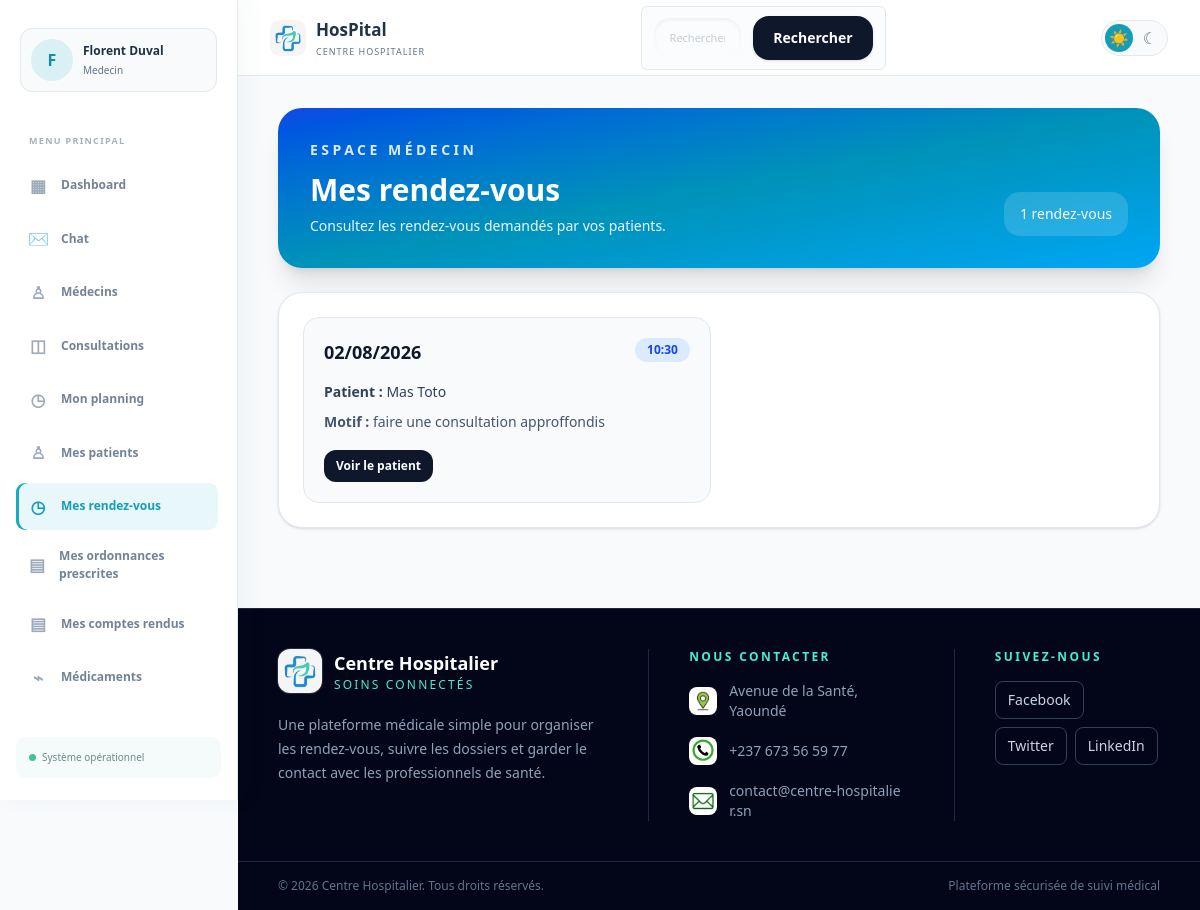
The page /rendez-vous/medecin/ (signed in) on the database its author committed.
### hopital/models.py (models this page shows, shortened)
class CustomUser(AbstractUser):
    ROLE_CHOICES = [
        ('user', 'Utilisateur'),
        ('medecin', 'Medecin'),
        ('admin', 'Administrateur'),
        ('secretaire', 'Secretaire'),
    ]
    role = models.CharField(max_length=20, choices=ROLE_CHOICES, default='user')
    nom = models.CharField(max_length=100, blank=True, null=True)
    prenom = models.CharField(max_length=100, blank=True, null=True)
    sexe = models.CharField(max_length=10, blank=True, null=True)
    telephone = models.CharField(max_length=20, blank=True, null=True)
    adresse = models.CharField(max_length=255, blank=True, default='')
    specialite = models.CharField(max_length=100, blank=True, default='')
    langues = models.CharField(max_length=255, blank=True, default='')
    photo_profil = models.ImageField(upload_to='profils/', blank=True, null=True)
    date_naissance = models.DateField(blank=True, null=True)
    medecin_traitant = models.ForeignKey(
        'self',
        on_delete=models.SET_NULL,
        null=True,
        blank=True,
        related_name='patients_suivis'
    )

class RendezVous(models.Model):
    patient = models.ForeignKey(CustomUser, on_delete=models.CASCADE, related_name='rendez_vous_patient')
    medecin = models.ForeignKey(CustomUser, on_delete=models.CASCADE, related_name='rendez_vous_medecin')
    date_rendez_vous = models.DateTimeField()
    motif = models.TextField()

### hopital/views.py (the view)
# urls.py: path('rendez-vous/medecin/', medecin_rendez_vous, name='medecin_rendez_vous'),
@login_required
def medecin_rendez_vous(request):
    if request.user.role != 'medecin':
        return redirect('hboard')
    rendez_vous = RendezVous.objects.filter(
        medecin=request.user,
    ).select_related('patient').order_by('-date_rendez_vous')
    rendez_vous, extra_query = paginate_queryset(request, rendez_vous, 8, page_param='page_medecin_rendez_vous')
    return render(request, 'medecin-rendez-vous.html', {
        'rendez_vous_list': rendez_vous,
        'extra_query': extra_query,
    })

### hopital/context_processors.py (called while the page is built)
def chat_notifications(request):
    if not request.user.is_authenticated:
        return {'unread_chat_count': 0}
    return {
        'unread_chat_count': ChatMessage.objects.filter(
            receiver=request.user,
            is_read=False,
        ).count(),
    }

### hopital/utils.py (called while the page is built)
def paginate_queryset(request, queryset, per_page=6, page_param='page'):
    paginator = Paginator(queryset, per_page)
    page_number = request.GET.get(page_param, 1)
    try:
        page_obj = paginator.page(page_number)
    except PageNotAnInteger:
        page_obj = paginator.page(1)
    except EmptyPage:
        page_obj = paginator.page(paginator.num_pages)
    extra_query = get_query_string(request, exclude=[page_param])
    return page_obj, extra_query

def get_query_string(request, exclude=None):
    params = request.GET.copy()
    exclude = exclude or []
    for key in exclude:
        params.pop(key, None)
    return params.urlencode()

### hopital/templates/medecin-rendez-vous.html (shortened to what this page needs)
{% load static %}
<!DOCTYPE html>
<html lang="fr">
<head>
    <link rel="stylesheet" href="{% static 'css/style.css' %}">
    <link rel="stylesheet" href="{% static 'css/hboard.css' %}">
    <link rel="stylesheet" href="{% static 'output.css' %}">
    <script src="https://cdn.jsdelivr.net/npm/@tailwindcss/browser@4"></script>
</head>
<body class="min-h-screen bg-slate-50 text-slate-800">
    {% include 'header.html' %}
    <main class="mx-auto max-w-7xl px-5 py-8 sm:px-8 lg:px-10">
        <section class="rounded-3xl bg-linear-to-br from-blue-700 via-cyan-600 to-sky-500 p-6 text-white shadow-xl sm:p-8">
            <p class="text-sm font-semibold uppercase tracking-[0.25em] text-blue-100">Espace médecin</p>
            <div class="mt-3 flex flex-col gap-4 sm:flex-row sm:items-end sm:justify-between">
                <div>
                    <h1 class="text-3xl font-semibold">Mes rendez-vous</h1>
                    <p class="mt-2 max-w-xl text-sm text-blue-50">Consultez les rendez-vous demandés par vos patients.</p>
                </div>
                <span class="rounded-2xl bg-white/15 px-4 py-3 text-sm">{{ rendez_vous_list.paginator.count }} rendez-vous</span>
            </div>
        </section>
        <section class="mt-6 rounded-3xl border border-slate-200 bg-white p-5 shadow-sm sm:p-6">
            {% if rendez_vous_list %}
            <div class="grid gap-4 md:grid-cols-2">
                {% for rendez_vous in rendez_vous_list %}
                <article class="rounded-2xl border border-slate-200 bg-slate-50 p-5">
                    <div class="flex items-start justify-between gap-3">
                        <p class="text-lg font-semibold text-slate-900">{{ rendez_vous.date_rendez_vous|date:"d/m/Y" }}</p>
                        <span class="rounded-full bg-blue-100 px-3 py-1 text-xs font-semibold text-blue-700">{{ rendez_vous.date_rendez_vous|date:"H:i" }}</span>
                    </div>
                    <p class="mt-4 text-sm text-slate-700"><strong>Patient :</strong> {{ rendez_vous.patient.prenom|default:'' }} {{ rendez_vous.patient.nom|default:'' }}</p>
                    <p class="mt-2 text-sm leading-6 text-slate-600"><strong>Motif :</strong> {{ rendez_vous.motif }}</p>
                    <a href="{% url 'patient_detail' rendez_vous.patient.pk %}" class="mt-4 inline-flex rounded-xl bg-slate-900 px-3 py-2 text-xs font-semibold text-white transition hover:bg-slate-700">Voir le patient</a>
                </article>
                {% endfor %}
            </div>
            {% else %}
            <p class="py-8 text-center text-sm text-slate-500">Aucun rendez-vous n’est enregistré pour le moment.</p>
            {% endif %}
        </section>
    </main>
    {% include 'footer.html' %}
</body>
</html>

### hopital/templates/header.html (shortened to what this page needs)
{% load static %}
<aside class="app-sidebar" id="app-sidebar" data-app-sidebar>
    <a href="{% url 'parametres' %}" class="sidebar-profile">
        {% if request.user.photo_profil %}
            <img src="{{ request.user.photo_profil.url }}" alt="Photo de {{ request.user.prenom|default:request.user.username }}">
        {% else %}
            <span class="sidebar-profile-fallback">{{ request.user.prenom|default:request.user.username|first|upper }}</span>
        {% endif %}
        <span class="sidebar-profile-info"><strong>{{ request.user.prenom|default:'' }} {{ request.user.nom|default:'' }}</strong><small>{{ request.user.get_role_display|default:'Utilisateur' }}</small></span>
    </a>
    <nav class="app-sidebar-nav" aria-label="Navigation principale">
        <p class="app-nav-label">Menu principal</p>
        <a class="app-nav-link {% if request.resolver_match.url_name == 'hboard' %}is-active{% endif %}" href="{% url 'hboard' %}"><span aria-hidden="true">▦</span>Dashboard</a>
        <a class="app-nav-link chat-nav-link " href="{% url 'chat_inbox' %}"><span class="chat-icon" aria-hidden="true">✉</span><span class="app-nav-link-label">Chat</span></a>
        <a class="app-nav-link {% if request.resolver_match.url_name == 'medecin-list' %}is-active{% endif %}" href="{% url 'medecin-list' %}"><span aria-hidden="true">♙</span>Médecins</a>
        <a class="app-nav-link " href="{% if request.user.role == 'medecin' %}{% url 'medecin_consultation' %}{% elif request.user.role == 'user' or request.user.role == 'patient' %}{% url 'patient_consultation' %}{% else %}{% url 'staff_consultations' %}{% endif %}"><span aria-hidden="true">◫</span>Consultations</a>
        <a class="app-nav-link {% if request.resolver_match.url_name == 'medecin_planning' %}is-active{% endif %}" href="{% if request.user.role == 'medecin' %}{% url 'medecin_planning' %}{% else %}{% url 'medecin-list' %}{% endif %}"><span aria-hidden="true">◷</span>Mon planning</a>
        {% if request.user.role == 'medecin' %}
        <a class="app-nav-link {% if request.resolver_match.url_name == 'medecin_patients' %}is-active{% endif %}" href="{% url 'medecin_patients' %}"><span aria-hidden="true">♙</span>Mes patients</a>
        <a class="app-nav-link {% if request.resolver_match.url_name == 'medecin_rendez_vous' %}is-active{% endif %}" href="{% url 'medecin_rendez_vous' %}"><span aria-hidden="true">◷</span>Mes rendez-vous</a>
        <a class="app-nav-link {% if request.resolver_match.url_name == 'medecin_ordonnances' %}is-active{% endif %}" href="{% url 'medecin_ordonnances' %}"><span aria-hidden="true">▤</span>Mes ordonnances prescrites</a>
        {% endif %}
        {% if request.user.role == 'medecin' %}
        <a class="app-nav-link {% if request.resolver_match.url_name == 'medecin_exam_reports' %}is-active{% endif %}" href="{% url 'medecin_exam_reports' %}"><span aria-hidden="true">▤</span>Mes comptes rendus</a>
        {% endif %}
        <a class="app-nav-link {% if request.resolver_match.url_name == 'stock_medicaments' %}is-active{% endif %}" href="{% url 'stock_medicaments' %}"><span aria-hidden="true">⌁</span>Médicaments</a>
        <p class="app-nav-label app-nav-label-spaced">Compte</p>
    </nav>
    <div class="app-sidebar-footer"><span></span>Système opérationnel</div>
</aside>
<header class="app-header">
    <nav class="app-header-nav">
        <a href="{% url 'hboard' %}" class="app-header-brand">
            <img src="{% static 'images/hos.png' %}" alt="Logo HosPital" class="app-header-logo">
            <span><strong>HosPital</strong><small>Centre hospitalier</small></span>
        </a>
        <div class="search-box">
                <form method="get" action="{% url 'hboard' %}" title="saisissez le nom de l'utilisateur" class="flex flex-col gap-3 sm:flex-row sm:items-center">
                    <div class="relative w-full">
                        <input type="text" name="q" value="{{ search_results.query|default:'' }}" placeholder="Rechercher un patient, un médecin, une consultation ou une chambre" class="w-full rounded-2xl border border-slate-200 bg-slate-50 px-4 py-3 text-sm text-slate-800 shadow-inner outline-none transition focus:border-cyan-500 focus:bg-white focus:ring-4 focus:ring-cyan-100">
                    </div>
                    <button type="submit" class="rounded-2xl bg-slate-900 px-5 py-3 text-sm font-semibold text-white shadow-sm transition hover:bg-slate-700">Rechercher</button>
                </form>
            </div>
        <div class="app-header-actions">
            <div class="theme-switcher" role="group" aria-label="Choisir le thème">
                <button type="button" class="theme-button" data-theme-choice="light" aria-label="Activer le thème clair" title="Thème clair">☀</button>
                <button type="button" class="theme-button" data-theme-choice="dark" aria-label="Activer le thème sombre" title="Thème sombre">☾</button>
            </div>
        </div>
    </nav>
</header>

### hopital/static/css/style.css (style rules this page uses)
:root { color-scheme: light; --theme-page: #f8fafc; --theme-surface: #ffffff; --theme-text: #203246; --theme-muted: #64748b; --theme-border: #e2e8f0; }
body { transition: background-color .2s ease, color .2s ease; }
.theme-switcher { display: inline-flex; align-items: center; gap: 3px; padding: 3px; border: 1px solid var(--theme-border); border-radius: 999px; background: var(--theme-page); }
.theme-button { display: grid; place-items: center; width: 28px; height: 28px; border: 0; border-radius: 50%; background: transparent; color: var(--theme-muted); cursor: pointer; font-size: 16px; line-height: 1; transition: background-color .2s ease, color .2s ease, transform .2s ease; }
.theme-button.is-selected { background: #159db6; color: #ffffff; }
.app-sidebar { position: fixed; inset: 0 auto 0 0; z-index: 40; display: flex; width: 238px; height: 100vh; flex-direction: column; overflow: hidden; padding: 28px 16px 22px; border-right: 1px solid var(--theme-border, #e2e8f0); background: var(--theme-surface, #fff); box-shadow: 8px 0 25px rgba(30, 64, 90, .04); }
.app-sidebar-nav { display: flex; min-height: 0; margin-top: 42px; flex: 1; flex-direction: column; overflow-y: auto; padding-right: 3px; scrollbar-width: thin; }
.sidebar-profile { display: flex; align-items: center; gap: 10px; margin: 0 4px; padding: 10px; border: 1px solid var(--theme-border, #e2e8f0); border-radius: 12px; background: var(--theme-page, #f8fafc); color: var(--theme-text, #203246); text-decoration: none; }
.sidebar-profile img, .sidebar-profile-fallback { display: grid; width: 42px; height: 42px; flex: 0 0 42px; place-items: center; border-radius: 50%; object-fit: cover; background: #d9f0f4; color: #168da4; font-size: 16px; font-weight: 700; }
.sidebar-profile-info { min-width: 0; }
.sidebar-profile-info strong, .sidebar-profile-info small { display: block; overflow: hidden; text-overflow: ellipsis; white-space: nowrap; }
.sidebar-profile-info strong { font-size: 12px; }
.sidebar-profile-info small { margin-top: 3px; color: var(--theme-muted, #64748b); font-size: 10px; }
.app-nav-label { margin: 0 13px 11px; color: #a6b1bd; font-size: 9px; font-weight: 700; letter-spacing: 1.3px; text-transform: uppercase; }
.app-nav-label-spaced { margin-top: 30px; }
.app-nav-link { display: flex; align-items: center; gap: 14px; margin: 3px 0; padding: 11px 13px; border-radius: 9px; color: #738396; font-size: 12px; font-weight: 600; text-decoration: none; transition: .2s ease; }
.app-nav-link span { width: 18px; color: #9caaba; font-size: 17px; text-align: center; }
.app-nav-link .app-nav-link-label { width: auto; color: inherit; font-size: inherit; text-align: left; }
.chat-nav-link { position: relative; padding-right: 30px; }
.chat-nav-link .chat-icon { display: inline-flex; width: 18px; align-items: center; justify-content: center; color: inherit; font-size: 17px; }
.app-nav-link:hover, .app-nav-link.is-active { background: #e8f8fa; color: #159db6; }
.app-nav-link.is-active { box-shadow: inset 3px 0 #18a9c5; }
.app-nav-link.is-active span { color: #159db6; }
.app-sidebar-footer { margin-top: auto; padding: 13px; border-radius: 10px; background: #f4fbfa; color: #6e8b88; font-size: 10px; }
.app-sidebar-footer span { display: inline-block; width: 7px; height: 7px; margin-right: 6px; border-radius: 50%; background: #40c39d; }
.app-header { margin-left: 238px; border-bottom: 1px solid var(--theme-border, #e2e8f0); background: rgba(255, 255, 255, .9); backdrop-filter: blur(10px); }
.app-header-nav { display: flex; align-items: center; justify-content: space-between; max-width: 1280px; min-height: 75px; margin: 0 auto; padding: 0 32px; }
.app-header-brand { display: flex; align-items: center; gap: 10px; color: var(--theme-text, #203246); text-decoration: none; }
.app-header-logo { width: 36px; height: 36px; border-radius: 10px; object-fit: cover; }
.app-header-brand strong { display: block; font-size: 17px; }
.app-header-brand small { display: block; margin-top: 2px; color: var(--theme-muted, #64748b); font-size: 9px; letter-spacing: 1px; text-transform: uppercase; }
.app-header-actions { display: flex; align-items: center; gap: 16px; }
body:has(.app-sidebar) > main { margin-left: 238px; }

### hopital/static/css/hboard.css (style rules this page uses)
.search-box { display:flex;align-items:center;gap:9px;width:245px;padding:9px 12px;border:1px solid #e1e8ef;border-radius:6px;background:#fbfcfd;color:#93a0ad }
.search-box input { width:100%;border:0;outline:0;background:transparent;color:var(--ink);font-size:11px }

### rows shown on the page
CustomUser: user.prenom|first "F", user.prenom "Florent", user.nom "Duval", user.role "Medecin"
RendezVous: date_rendez_vous "02/08/2026", date_rendez_vous "10:30", patient.prenom "Mas", patient.nom "Toto", motif "faire une consultation approffondis"

### other values the page prints
{{ rendez_vous_list.paginator.count }} "1"
